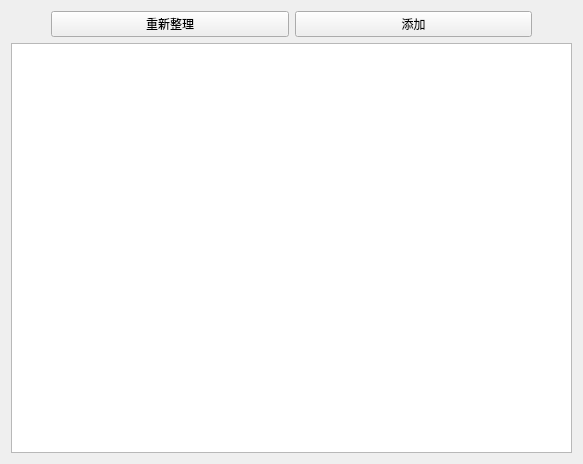
<?xml version="1.0" encoding="UTF-8"?>
<ui version="4.0">
 <class>public_velicle</class>
 <widget class="QWidget" name="public_velicle">
  <property name="geometry">
   <rect>
    <x>0</x>
    <y>0</y>
    <width>583</width>
    <height>464</height>
   </rect>
  </property>
  <property name="windowTitle">
   <string>車輛設定系統</string>
  </property>
  <property name="styleSheet">
   <string notr="true">QPushButton {
	font-size:24px;
    font-family: Arial;
    color: white;
    background-color: #007BFF;
    border-radius: 8px;
    border: 1px solid #0056b3;
    /* 設定按鈕的最小尺寸 */
    min-width: 100px;
    min-height: 50px; /* 可選，設置最小高度 */
}
QPushButton:hover {
    background-color: #0056b3;
}
1</string>
  </property>
  <layout class="QGridLayout" name="gridLayout">
   <item row="0" column="0">
    <layout class="QGridLayout" name="gridLayout_3">
     <item row="0" column="0">
      <layout class="QVBoxLayout" name="verticalLayout_3">
       <item>
        <layout class="QHBoxLayout" name="horizontalLayout_3">
         <item>
          <layout class="QHBoxLayout" name="horizontalLayout_6">
           <item>
            <spacer name="horizontalSpacer_5">
             <property name="orientation">
              <enum>Qt::Orientation::Horizontal</enum>
             </property>
             <property name="sizeType">
              <enum>QSizePolicy::Policy::Minimum</enum>
             </property>
             <property name="sizeHint" stdset="0">
              <size>
               <width>40</width>
               <height>20</height>
              </size>
             </property>
            </spacer>
           </item>
           <item>
            <widget class="QPushButton" name="refresh_button_3">
             <property name="styleSheet">
              <string notr="true"/>
             </property>
             <property name="text">
              <string>重新整理</string>
             </property>
            </widget>
           </item>
           <item>
            <widget class="QPushButton" name="add_button_3">
             <property name="text">
              <string>添加</string>
             </property>
            </widget>
           </item>
           <item>
            <spacer name="horizontalSpacer_6">
             <property name="orientation">
              <enum>Qt::Orientation::Horizontal</enum>
             </property>
             <property name="sizeType">
              <enum>QSizePolicy::Policy::Minimum</enum>
             </property>
             <property name="sizeHint" stdset="0">
              <size>
               <width>40</width>
               <height>20</height>
              </size>
             </property>
            </spacer>
           </item>
          </layout>
         </item>
        </layout>
       </item>
      </layout>
     </item>
     <item row="1" column="0">
      <widget class="QTableWidget" name="tableWidget_3"/>
     </item>
    </layout>
   </item>
  </layout>
 </widget>
 <resources/>
 <connections/>
</ui>
